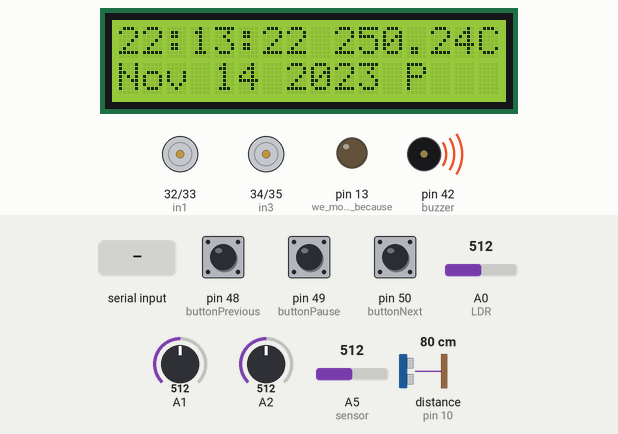
Recording of a sketch running on a simulated Arduino Mega 2560, built with avr-gcc and run on an emulated ATmega2560. Parts: 16×2 character LCD, motor-driver pin pairs drawn as motors (green arrow = first pin HIGH = forward, orange = second pin HIGH = backward, longer = more drive, scaled by the enable pin), output pins drawn as LEDs (lit = HIGH), buzzer (waves = sounding, pin HIGH). Wiring (inferred from the names in the program): ultrasonic range finder: trigger pin 9; echo pin 10. Inputs (shaded band) come from the test bench; at power-on: A2 = 512, A5 (sensor) = 512, pin 48 (buttonPrevious) HIGH, pin 49 (buttonPause) HIGH, pin 50 (buttonNext) HIGH, A0 (LDR) = 512, A1 = 512, distance to the obstacle (sensor on pin 10) 80 cm. The echo pulse lasts 58.3 µs per cm; pins used as bus, display or sensor lines are not drawn; what the sketch prints to the serial monitor is not drawn.

Above: at 5.8 s.
5.9 s: A2 set to 481
8.7 s: A2 set to 456
At 12.5 s:
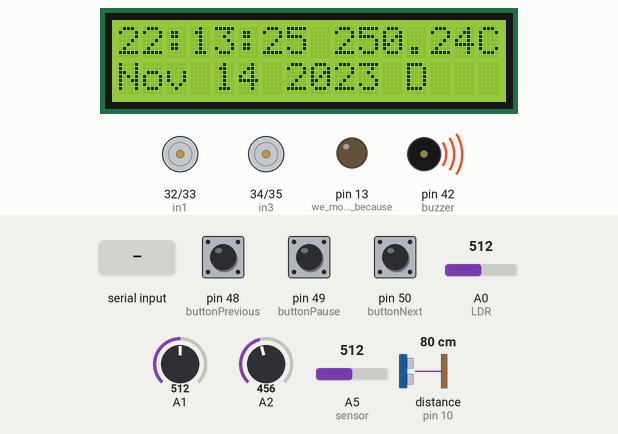
12.9 s: "90,45\n" received over Serial
At 15.4 s:
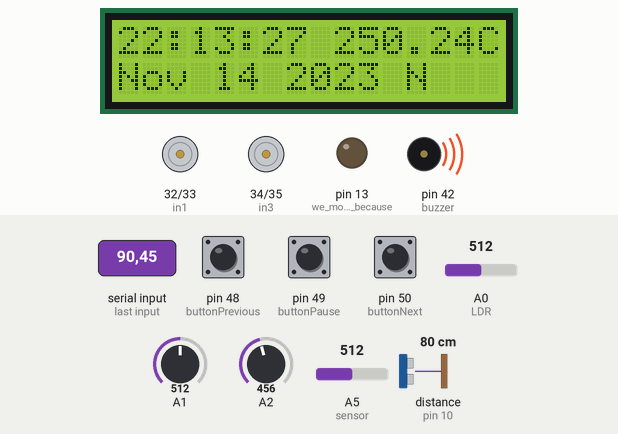
18.5 s: A5 (sensor) set to 221
At 21.3 s:
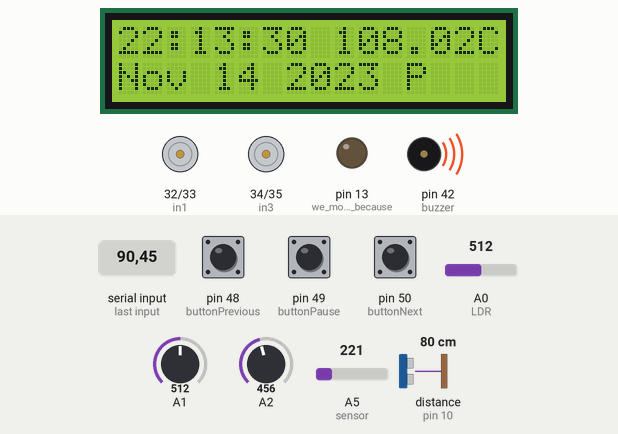
23.6 s: A5 (sensor) set to 193
At 24.8 s:
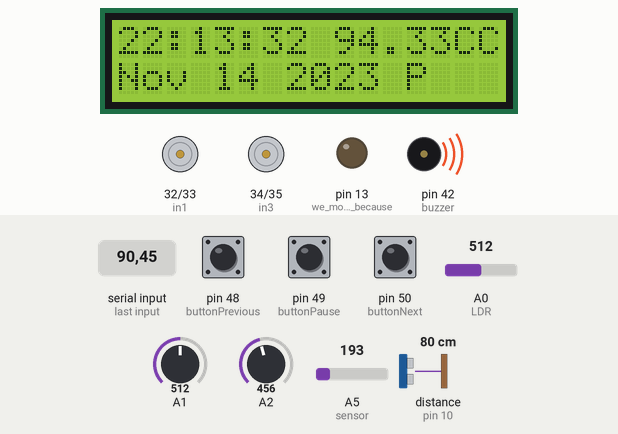
29.2 s: "0\n" received over Serial
At 29.8 s:
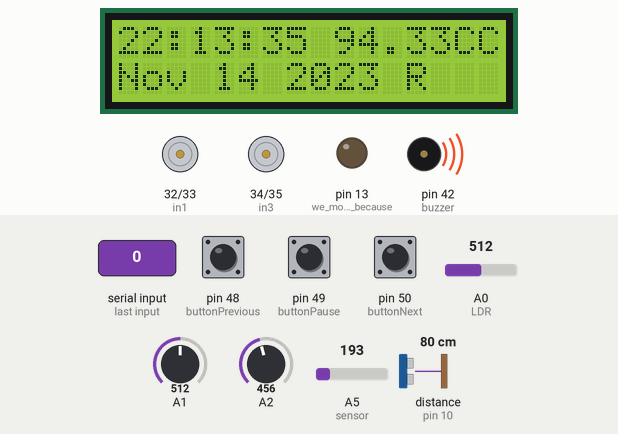
Timing chart, 0 to 32.2 s (numbered marks = the images above; inputs shaded):
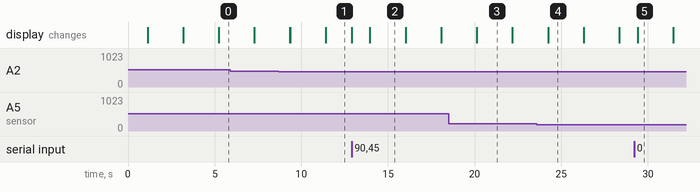

The sketch:

FreeRTOS.ino
```cpp
#include <Arduino_FreeRTOS.h>
#include <LiquidCrystal.h>
#include <TimeLib.h>
#define TIME_HEADER  "T"   // Header tag for serial time sync message
#define TIME_REQUEST  7    // ASCII bell character requests a time sync message
#include "SoftwareSerial.h"
SoftwareSerial mySerial(11, 12);
# define Start_Byte 0x7E
# define Version_Byte 0xFF
# define Command_Length 0x06
# define End_Byte 0xEF
# define Acknowledge 0x00 //Returns info with command 0x41 [0x01: info, 0x00: no info]
# define ACTIVATED LOW
#include <semphr.h>
///////////////////////////////////////////////Module 1////////////////////////////////////////////////////////////////////


const char gear[4]={'P','D','N','R'};
int gearIndex=0;
#define enA 2
#define in1 32
#define in2 33
#define enB 8
#define in3 34
#define in4 35

const int trigPin = 9;
const int echoPin = 10;
const int buzzer = 42;

long duration;
int distance;


int motorSpeedA = 0;
int motorSpeedB = 0;


//////////////////////////////////////////////////////////light sensor////////////////////////////////////////////////////////
int LDR = 0;     //analog pin to which LDR is connected, here we set it to 0 so it means A0
int LDRValue = 0;      //that’s a variable to store LDR values
int light_sensitivity = 300;    //This is the approx value of light surrounding your LDR
int extraS=0;
int extraM=0;
int extraH=0;

////////////////////////////////////////////////////////////M2///////////////////////////////////////////////////////////////////////
// initialize the library by associating any needed LCD interface pin
// with the arduino pin number it is connected to
const int rs = 3, en = 40, d4 = 7, d5 = 6, d6 = 5, d7 = 4;
LiquidCrystal lcd(rs, en, d4, d5, d6, d7);


const char *monthName[12] = {
  "Jan", "Feb", "Mar", "Apr", "May", "Jun",
  "Jul", "Aug", "Sep", "Oct", "Nov", "Dec"
};

tmElements_t tm;

const int sensor=A5; // Assigning analog pin A5 to variable 'sensor'
float tempc; //variable to store temperature in degree Celsius

float tempf; //variable to store temperature in Fahreinheit

float vout; //temporary variable to hold sensor reading


 bool parse=false;

void M1_Braking(void *pvParameters);
void M2_LCD(void *pvParameters);
///////////////////////////////////////////M3///////////////////////////////////////
SemaphoreHandle_t Sem;

int buttonNext = 50;
int buttonPause = 49;
int buttonPrevious = 48;
boolean isPlaying = false;

void setup() {
  ///////m1////////////////
   pinMode(enA, OUTPUT);
  pinMode(enB, OUTPUT);
  pinMode(in1, OUTPUT);
  pinMode(in2, OUTPUT);
  pinMode(in3, OUTPUT);
  pinMode(in4, OUTPUT);

  //Ultrasonic sensor
  pinMode(trigPin, OUTPUT); // Sets the trigPin as an Output
  pinMode(echoPin, INPUT); // Sets the echoPin as an Input
  pinMode(buzzer, OUTPUT);

  //////////\m1//////////////////////////////


  //temp sensor code
  pinMode(sensor,INPUT); // Configuring sensor pin as input
  //dateTime LCD code
  //bool parse=false;
  // set up the LCD's number of columns and rows:
  lcd.begin(16, 2);
  pinMode(13, OUTPUT);     //we mostly use 13 because there is already a built in yellow LED in arduino which shows output when 13 pin is enabled
  Serial.begin(9600);

  /////////////////////////m3/////////////////////////
  pinMode(buttonPause, INPUT);
  digitalWrite(buttonPause,HIGH);
  pinMode(buttonNext, INPUT);
  digitalWrite(buttonNext,HIGH);
  pinMode(buttonPrevious, INPUT);
  digitalWrite(buttonPrevious,HIGH);
  Sem=xSemaphoreCreateBinary();
  mySerial.begin (9600);
  /////////////////////////////////////////////////////

  while (!Serial) {
    ; // wait for serial port to connect. Needed for native USB, on LEONARDO, MICRO, YUN, and other 32u4 based boards.
  }
    xTaskCreate(
      M2_LCD
      ,  "LCD_module"
      ,  1000  // Stack size
      ,  NULL
      ,  1  // Priority
     ,  NULL );

    xTaskCreate(
    M1_Braking
    ,  "Braking_module"
    ,  1000  // Stack size
    ,  NULL
    ,  2 // Priority
    ,  NULL );
     xTaskCreate(
      M3_MP3
      ,  "LCD_module"
      ,  1000  // Stack size
      ,  NULL
      ,  1  // Priority
     ,  NULL );
  playFirst();
  isPlaying = true;
 if (getDate(__DATE__) && getTime(__TIME__)) {
    parse = true;
    // and configure the RTC with this info
  }


}

void loop() {
  // put your main code here, to run repeatedly:

}
void M3_MP3(void *pvParameters){
   TickType_t xLastWakeTime;
  const TickType_t xDelays = pdMS_TO_TICKS(100);
   xLastWakeTime = xTaskGetTickCount();
   while(1){


 if (digitalRead(buttonPause) == ACTIVATED)
  {
          Serial.println("button pushed");

    if(isPlaying)
    {
      pause();
      isPlaying = false;
      Serial.println("not taken");
      xSemaphoreGive(Sem);
      Serial.println("Semaphore taken");

    }else
    {
      xSemaphoreTake(Sem,portMAX_DELAY);
      isPlaying = true;
      play();

    }
  }else{
  }
 if (digitalRead(buttonNext) == ACTIVATED)
  {
    if(isPlaying)
    { xSemaphoreGive(Sem);
      playNext();
      xSemaphoreTake(Sem,portMAX_DELAY);
    }
  }
   if (digitalRead(buttonPrevious) == ACTIVATED)
  {
    Serial.print("button 3 pressed");
    if(isPlaying)
    {
      xSemaphoreGive(Sem);
      playPrevious();
      xSemaphoreTake(Sem,portMAX_DELAY);

    }
  }
 vTaskDelayUntil(&xLastWakeTime,xDelays);
   }
}
void digitalClockDisplay(){
  // digital clock display of the time
  lcd.print("Time "  );
  lcd.print(hour());
  Serial.print(hour());
  printDigits(minute());
  printDigits(second());
  lcd.setCursor(0, 1);
  lcd.print("Date ");
  lcd.print(day());
  lcd.print("/");
  lcd.print(month());
  lcd.print("/");
  lcd.print(year());

  Serial.print(" ");
  Serial.print(day());
  Serial.print(" ");
  Serial.print(month());
  Serial.print(" ");
  Serial.print(year());
  Serial.println();
}

void printDigits(int digits){
  // utility function for digital clock display: prints preceding colon and leading 0
  lcd.print(":");
  if(digits < 10)
    lcd.print('0');
  lcd.print(digits);
}


void processSyncMessage() {
  unsigned long pctime;
  const unsigned long DEFAULT_TIME = 1357041600; // Jan 1 2013

  //if(Serial.find(TIME_HEADER)) {
     pctime = Serial.parseInt();
     if( pctime >= DEFAULT_TIME) { // check the integer is a valid time (greater than Jan 1 2013)
       setTime(pctime); // Sync Arduino clock to the time received on the serial port
     }
  //}
}

time_t requestSync()
{
  Serial.write(TIME_REQUEST);
  return 0; // the time will be sent later in response to serial mesg
}

bool getTime(const char *str)
{
  int Hour, Min, Sec;

  if (sscanf(str, "%d:%d:%d", &Hour, &Min, &Sec) != 3) return false;
  tm.Hour = Hour;
  tm.Minute = Min;
  tm.Second = Sec;
  return true;
}

bool getDate(const char *str)
{
  char Month[12];
  int Day, Year;
  uint8_t monthIndex;

  if (sscanf(str, "%s %d %d", Month, &Day, &Year) != 3) return false;
  for (monthIndex = 0; monthIndex < 12; monthIndex++) {
    if (strcmp(Month, monthName[monthIndex]) == 0) break;
  }
  if (monthIndex >= 12) return false;
  tm.Day = Day;
  tm.Month = monthIndex + 1;
  tm.Year = CalendarYrToTm(Year);
  return true;
}

void M1_Braking(void *pvParameters){
   TickType_t xLastWakeTime;
  const TickType_t xDelays = pdMS_TO_TICKS(1000);
   xLastWakeTime = xTaskGetTickCount();
   while(1){
    digitalWrite(trigPin, LOW);
  delayMicroseconds(2);

// Sets the trigPin on HIGH state for 10 micro seconds
  digitalWrite(trigPin, HIGH);
  delayMicroseconds(10);
  digitalWrite(trigPin, LOW);


// Reads the echoPin, returns the sound wave travel time in microseconds
  duration = pulseIn(echoPin, HIGH);
// Calculating the distance
  distance= duration*0.034/2;
  if (distance <= 80){
  digitalWrite(buzzer, HIGH);
  }
  else{
  digitalWrite(buzzer, LOW);
  }
  // Prints the distance on the Serial Monitor
  Serial.println("               this is Braking");
//  Serial.print("Distance: ");
//  Serial.println(distance);


  int xAxis = analogRead(A1); // Read Joysticks X-axis
  int yAxis = analogRead(A2); // Read Joysticks Y-axis
  // Y-axis used for forward and backward control
//  Serial.print(gear[gearIndex]);
  if (yAxis < 470) {
    if(gearIndex>0){
      gearIndex-=1;
    }
    else{
      gearIndex=3;
    }
    // Set Motor A backward
    digitalWrite(in1, HIGH);
    digitalWrite(in2, LOW);
    // Set Motor B backward
    digitalWrite(in3, HIGH);
    digitalWrite(in4, LOW);
    // Convert the declining Y-axis readings for going backward from 470 to 0 into 0 to 255 value for the PWM signal for increasing the motor speed
    motorSpeedA = map(yAxis, 470, 0, 0, 100);
    motorSpeedB = map(yAxis, 470, 0, 0, 100);
  }
  else if (yAxis > 550) {
    // Set Motor A forward
    gearIndex+=1;
    gearIndex%=4;
    if(distance>80){
    digitalWrite(in1, LOW);
    digitalWrite(in2, HIGH);
    // Set Motor B forward
    digitalWrite(in3, LOW);
    digitalWrite(in4, HIGH);
    // Convert the increasing Y-axis readings for going forward from 550 to 1023 into 0 to 255 value for the PWM signal for increasing the motor speed
    motorSpeedA = map(yAxis, 550, 1023, 0, 100);
    motorSpeedB = map(yAxis, 550, 1023, 0, 100);
    }else{

    motorSpeedA = 0;
    motorSpeedB = 0;
      }
  }
  // If joystick stays in middle the motors are not moving
  else {
    motorSpeedA = 0;
    motorSpeedB = 0;
  }
  // X-axis used for left and right control
  if (xAxis < 470) {
    // Convert the declining X-axis readings from 470 to 0 into increasing 0 to 255 value
    int xMapped = map(xAxis, 470, 0, 0, 255);
    // Move to left - decrease left motor speed, increase right motor speed
    motorSpeedA = motorSpeedA - xMapped;
    motorSpeedB = motorSpeedB + xMapped;
    // Confine the range from 0 to 255
    if (motorSpeedA < 0) {
      motorSpeedA = 0;
    }
    if (motorSpeedB > 255) {
      motorSpeedB = 255;
    }
  }
  if (xAxis > 550) {
    // Convert the increasing X-axis readings from 550 to 1023 into 0 to 255 value
    int xMapped = map(xAxis, 550, 1023, 0, 255);
    // Move right - decrease right motor speed, increase left motor speed
    motorSpeedA = motorSpeedA + xMapped;
    motorSpeedB = motorSpeedB - xMapped;
    // Confine the range from 0 to 255
    if (motorSpeedA > 255) {
      motorSpeedA = 255;
    }
    if (motorSpeedB < 0) {
      motorSpeedB = 0;
    }
  }
  // Prevent buzzing at low speeds (Adjust according to your motors. My motors couldn't start moving if PWM value was below value of 70)
  if (motorSpeedA < 70) {
    motorSpeedA = 0;
  }
  if (motorSpeedB < 70) {
    motorSpeedB = 0;
  }
  analogWrite(enA, motorSpeedA); // Send PWM signal to motor A
  analogWrite(enB, motorSpeedB); // Send PWM signal to motor B

    vTaskDelayUntil(&xLastWakeTime,xDelays);
   }

}

void M2_LCD(void *pvParameters){
  TickType_t xLastWakeTime;
  const TickType_t xDelays = pdMS_TO_TICKS(1000);
   xLastWakeTime = xTaskGetTickCount();
   while(1){
    LDRValue = analogRead(LDR);      //reads the ldr’s value through LDR
    Serial.println(LDRValue);//prints the LDR values to serial monitor
//    Serial.println("                    this is LCD");
    delay(50);        //This is the speed by which LDR sends value to arduino

    if (LDRValue < light_sensitivity)
      {
        digitalWrite(24, HIGH);
      }
    else
      {
        digitalWrite(24, LOW);
      }

//  if (Serial.available()) {
    processSyncMessage();
//  }
//  if (timeStatus()!= timeNotSet) {
//    digitalClockDisplay();
//  }
//  if (timeStatus() == timeSet) {
//    digitalWrite(13, HIGH); // LED on if synced
//  } else {
//    digitalWrite(13, LOW);  // LED off if needs refresh
//  }
//DateTime Loop
  //getDate(__DATE__) ;
  //getTime(__TIME__);
  //tm.Second+=extraS;
//Serial.print(tm.Second+extraS);
//  Serial.println(__TIME__);
//  Serial.println(__DATE__);
  //lcd.print(__TIME__);
  if(tm.Second+extraS==60){
    extraS-=60;
    extraM+=1;
  }
  if(tm.Minute+extraM==60){
    extraM-=60;
    extraH+=1;
  }


  lcd.print(tm.Hour+extraH);
  lcd.print(":");
  lcd.print(tm.Minute+extraM);
  lcd.print(":");
  if(tm.Second+extraS<10){
    lcd.print("0");
  }
  lcd.print(tm.Second+extraS);

    // temp loop
  vout=analogRead(sensor); //Reading the value from sensor
  vout=(vout*500)/1023;
  tempc=vout; // Storing value in Degree Celsius
  tempf=(vout*1.8)+32; // Converting to Fahrenheit
//  Serial.print("in DegreeC=");
//  Serial.print("\t");
//  Serial.print(tempc);
//  Serial.print(" ");
//  Serial.print("in Fahrenheit=");
//  Serial.print("\t");
//  Serial.print(tempf);
//  Serial.println();
  lcd.print(" ");
  lcd.print(tempc);
  lcd.print("C");

  //Date loop
  lcd.setCursor(0, 1);
  lcd.print(__DATE__);

  //gear loop
  lcd.print(" ");
  lcd.print(gear[gearIndex]);
  extraS+=1;
//  Serial.println(extraS);
  delay(1000);
  // set the cursor to column 0, line 1
  // (note: line 1 is the second row, since counting begins with 0):
  lcd.setCursor(0, 0);
   vTaskDelayUntil(&xLastWakeTime,xDelays);
   }
}
void playFirst()
{
  execute_CMD(0x3F, 0, 0);
  delay(500);
  setVolume(30);
  delay(500);
  execute_CMD(0x11,0,1);
  delay(500);
}
void pause()
{
  execute_CMD(0x0E,0,0);
  delay(500);
}
void play()
{
  execute_CMD(0x0D,0,1);
  delay(500);
}
void playNext()
{
  execute_CMD(0x01,0,1);
  delay(500);
}
void playPrevious()
{
  execute_CMD(0x02,0,1);
  delay(500);
}
void setVolume(int volume)
{
  execute_CMD(0x06, 0, volume); // Set the volume (0x00~0x30)
  delay(2000);
}
void execute_CMD(byte CMD, byte Par1, byte Par2)
// Excecute the command and parameters
{
// Calculate the checksum (2 bytes)
word checksum = -(Version_Byte + Command_Length + CMD + Acknowledge + Par1 + Par2);
// Build the command line
byte Command_line[10] = { Start_Byte, Version_Byte, Command_Length, CMD, Acknowledge,
Par1, Par2, highByte(checksum), lowByte(checksum), End_Byte};
//Send the command line to the module
for (byte k=0; k<10; k++)
{
mySerial.write( Command_line[k]);
}
}
```

Measured:
- the behaviour switches between 470 and 469 on A2 (found by bisection; images 0 and 1)
- the behaviour switches between 205 and 204 on A5 (sensor) (found by bisection; images 3 and 4)
- after the input at 8.7 s, the display: first differs from a run without the input after 0.65 s (image 1 shows a later state)
- after the input at 12.9 s, the display: first changes at once (image 2 shows a later state)
- after the input at 23.6 s, the display: changes after 0.64 s (image 4)
- after the input at 29.2 s, the display: first differs from a run without the input after 0.20 s (image 5)
- what the display in image 2 shows lasts 2.0 s, from 14.0 s to 16.0 s
